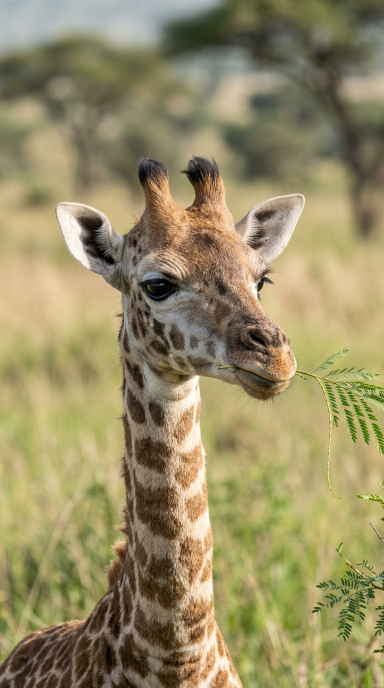
#> input picture assets/giraffe/calf-rest.png, 768 x 1376 px (shown at 1/2 size)
$ python render_giraffe.py
#> lines starting #> are read from the running program, lines starting #| are printed output that depends on the picture
#!/usr/bin/env python3
"""Photographic-style, 30-second portrait of a giraffe calf chewing acacia.

This is a 2.5D animation of AI-generated photographic plates, not wildlife
footage. A fixed camera, a restricted mandible mask and local eyelid patches
keep the calf's anatomy, coat pattern and background consistent. The only
intentional action is quiet chewing, with a few incidental natural blinks.
"""
from __future__ import annotations

import argparse
import hashlib
import math
import os
from pathlib import Path
import subprocess
import time
import wave

os.environ.setdefault("OMP_NUM_THREADS", "2")
import cv2
import imageio_ffmpeg
import numpy as np
from PIL import Image, ImageDraw
from scipy import fft

ROOT = Path(__file__).resolve().parent
ASSETS = ROOT / "assets" / "giraffe"
CACHE = ROOT / ".cache" / "giraffe"
EXPORT = ROOT / "exports"
DURATION, FPS = 30, 30
TAU = math.tau
JAW_STEPS = 41
BLINKS = (4.4, 10.6, 17.35, 24.2)
cv2.setNumThreads(2)


def smoothstep(lo, hi, x):
    x = np.clip((x - lo) / (hi - lo), 0, 1)
    return x * x * (3 - 2 * x)


# [9 lines left out: function chewing_state, not called in this run]


def blink_state(t):
    t = float(t % DURATION)
    return max(float(smoothstep(-0.12, -0.01, t - c) * (1 - smoothstep(0.065, 0.235, t - c))) for c in BLINKS)


def load_plate(name):
#> called with name = 'calf-rest.png'
    path = ASSETS / name
    image = cv2.imread(str(path))
#> image is the input picture: shape (1376, 768, 3); mean B, G, R 101.5, 141, 151.4
    if image is None:
        raise FileNotFoundError(path)
    return cv2.cvtColor(image, cv2.COLOR_BGR2RGB)


class GiraffeFilm:
    def __init__(self, width=1080, height=1920):
        if width <= 0 or height <= 0 or width % 2 or height % 2:
            raise ValueError("Output dimensions must be positive even integers")
        CACHE.mkdir(parents=True, exist_ok=True)
        self.width, self.height = width, height
        self.rest = load_plate("calf-rest.png")
        self.chew = load_plate("calf-chew.png")
#> call 2 of load_plate, with name = 'calf-chew.png'
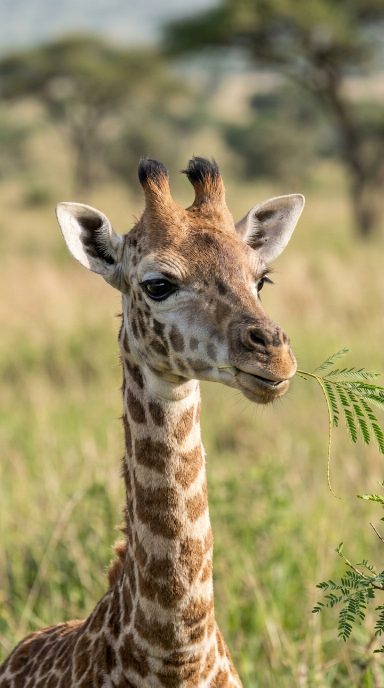
#> input picture assets/giraffe/calf-chew.png, 768 x 1376 px (shown at 1/2 size)
#> in load_plate, image is the input picture: shape (1376, 768, 3); mean B, G, R 98.3, 138.4, 150
        self.blink = load_plate("calf-blink.png")
#> call 3 of load_plate, with name = 'calf-blink.png'
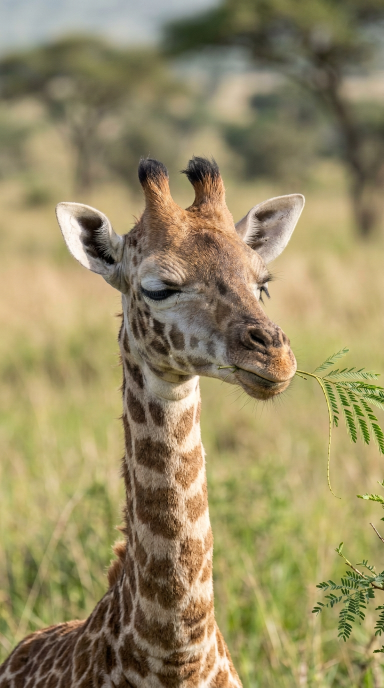
#> input picture assets/giraffe/calf-blink.png, 768 x 1376 px (shown at 1/2 size)
#> in load_plate, image is the input picture: shape (1376, 768, 3); mean B, G, R 100.2, 139.4, 151.2
        if self.rest.shape != self.chew.shape or self.rest.shape != self.blink.shape:
            raise ValueError("All giraffe plates must have exactly matching dimensions")
        self.h, self.w = self.rest.shape[:2]
#> self.h = 1376; self.w = 768
        if (self.w, self.h) != (768, 1376):
            raise ValueError("Local anatomy masks require the supplied 768 x 1376 images")
        self.y, self.x = np.mgrid[:self.h, :self.w].astype(np.float32)
        # The fixed rectangle only supplies texture to the masked lower face.
        self.jaw_box = (370, 700, 631, 844)
        x0, y0, x1, y1 = self.jaw_box
        self.jy, self.jx = np.mgrid[y0:y1, x0:x1].astype(np.float32)
        radius = np.sqrt(((self.jx - 513) / 108) ** 2 + ((self.jy - 776) / 51) ** 2)
        self.jaw_mask = (1 - smoothstep(0.69, 1.13, radius))[..., None]
        self.jaw_poses = self.build_jaw_poses()
        self.lateral_weight = (smoothstep(749, 775, self.y) * (1 - smoothstep(820, 842, self.y))
                               * smoothstep(410, 458, self.x) * (1 - smoothstep(589, 626, self.x)))
        # The leaf spray bends gently about the point held between the lips.
        self.leaf_weight = (smoothstep(591, 627, self.x) * smoothstep(662, 698, self.y)
                            * (1 - smoothstep(995, 1031, self.y)))
        self.eyes = []
        for cx, cy, rx, ry in ((318, 574, 49, 32), (522, 572, 22, 30)):
            ex0, ex1 = max(0, int(cx - rx * 1.45)), min(self.w, int(cx + rx * 1.45 + 1))
            ey0, ey1 = max(0, int(cy - ry * 1.55)), min(self.h, int(cy + ry * 1.55 + 1))
            xx, yy = self.x[ey0:ey1, ex0:ex1], self.y[ey0:ey1, ex0:ex1]
            r = np.sqrt(((xx - cx) / rx) ** 2 + ((yy - cy) / ry) ** 2)
            mask = 1 - smoothstep(0.80, 1.22, r)
            original = self.rest[ey0:ey1, ex0:ex1].astype(np.float32)
            target = self.blink[ey0:ey1, ex0:ex1].astype(np.float32)
            edge = (r > 1.17) & (r < 1.42)
            target += np.median(original[edge] - target[edge], axis=0)
            self.eyes.append((ex0, ex1, ey0, ey1, cx, cy, rx, ry, xx, yy, mask, np.clip(target, 0, 255)))
        # A fixed cover transform: no pans, zooms, cuts, or clipped ears/horns.
        scale = max(width / self.w, height / self.h)
        self.camera_matrix = np.array([[scale, 0, (width - self.w * scale) / 2],
                                       [0, scale, (height - self.h * scale) / 2]], np.float32)

    def build_jaw_poses(self):
        """Precompute only the small jaw patch, with atomically published cache."""
        x0, y0, x1, y1 = self.jaw_box
        a = self.rest[y0:y1, x0:x1]
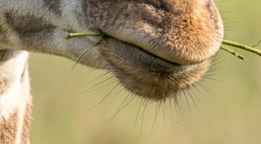
#> a: shape (144, 261, 3); mean R, G, B 164.5, 148.4, 106.3
        b = self.chew[y0:y1, x0:x1]
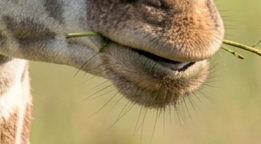
#> b: shape (144, 261, 3); mean R, G, B 159.4, 143, 103
        digest = hashlib.sha256(b"giraffe-local-jaw-v1-41")
        digest.update(a.tobytes())
        digest.update(b.tobytes())
        path = CACHE / f"jaw-{digest.hexdigest()[:14]}.npy"
        if path.is_file():
            return np.load(path, mmap_mode="r")
        print("Preparing subtle mandibular motion", flush=True)
        # Calculate flow with a little context so nostrils and the upper skull
        # are stable references. They are never copied into the moving patch.
        pad = 48
        px0, py0 = x0 - pad, y0 - pad
        px1, py1 = x1 + pad, y1 + pad
        ca = self.rest[py0:py1, px0:px1]
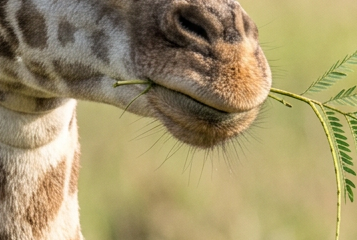
#> ca: shape (240, 357, 3); mean R, G, B 162, 147.7, 105.7
        cb = self.chew[py0:py1, px0:px1]
        dis = cv2.DISOpticalFlow_create(cv2.DISOPTICAL_FLOW_PRESET_MEDIUM)
        dis.setFinestScale(0)
        forward = dis.calc(cv2.cvtColor(ca, cv2.COLOR_RGB2GRAY), cv2.cvtColor(cb, cv2.COLOR_RGB2GRAY), None)
        backward = dis.calc(cv2.cvtColor(cb, cv2.COLOR_RGB2GRAY), cv2.cvtColor(ca, cv2.COLOR_RGB2GRAY), None)
        yy, xx = np.mgrid[:ca.shape[0], :ca.shape[1]].astype(np.float32)
        temporary = path.with_suffix(".partial.npy")
        bank = np.lib.format.open_memmap(temporary, mode="w+", dtype=np.uint8,
                                         shape=(JAW_STEPS, y1 - y0, x1 - x0, 3))
        for index, amount in enumerate(np.linspace(0, 1, JAW_STEPS)):
            amount = float(amount)
            ax, ay, bx, by = xx.copy(), yy.copy(), xx.copy(), yy.copy()
            for _ in range(3):
                fa = cv2.remap(forward, ax, ay, cv2.INTER_LINEAR, borderMode=cv2.BORDER_REPLICATE)
                fb = cv2.remap(backward, bx, by, cv2.INTER_LINEAR, borderMode=cv2.BORDER_REPLICATE)
                ax, ay = xx - amount * fa[..., 0], yy - amount * fa[..., 1]
                bx, by = xx - (1 - amount) * fb[..., 0], yy - (1 - amount) * fb[..., 1]
            aa = cv2.remap(ca, ax, ay, cv2.INTER_LINEAR, borderMode=cv2.BORDER_REFLECT_101)
            bb = cv2.remap(cb, bx, by, cv2.INTER_LINEAR, borderMode=cv2.BORDER_REFLECT_101)
            mixed = cv2.addWeighted(aa, 1 - amount, bb, amount, 0)
            bank[index] = mixed[pad:pad + y1 - y0, pad:pad + x1 - x0]
#> this loop made 41 passes
#> pass 1, in build_jaw_poses, `bb = cv2.remap(cb, bx, by, cv2.INTER_LINEAR, borderMode=cv2.BORDER_REF..`:
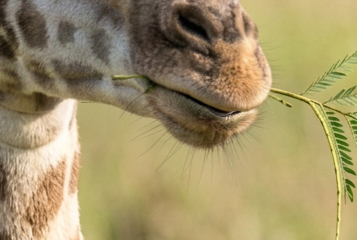
#> bb: shape (240, 357, 3); mean R, G, B 160.9, 145.6, 103.6
#> after the loop:
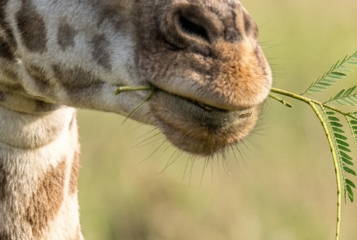
#> aa: shape (240, 357, 3); mean R, G, B 160.2, 146, 104.8
        bank.flush()
        del bank
        temporary.replace(path)
#> (the run stopped early here; a loop or call above may not have finished)
